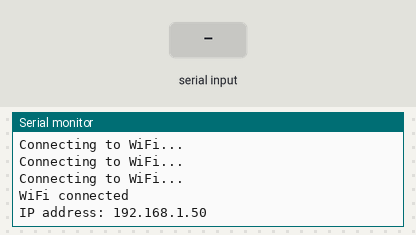
Simulated run of this sketch. Board: ESP8266 (NodeMCU). Parts: the last lines printed to the serial monitor. Inputs (shaded band) come from the test bench. WiFi joins after 1.5 s; servers stay silent unless stated; storage starts empty.

Above: at 3.4 s.
3.5 s: "IP,1\n" received over the second serial link
At 4.7 s:
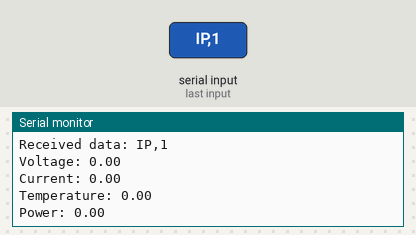
5.0 s: "IP\n" received over the second serial link
At 5.7 s:
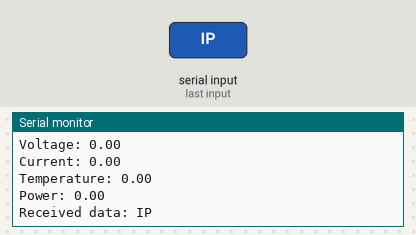
6.5 s: "V:\n" received over the second serial link
At 6.9 s:
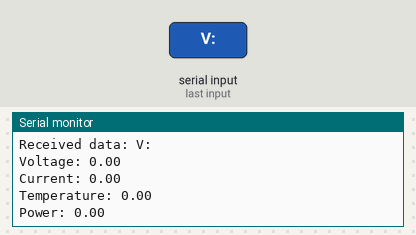

The sketch:

Esp8266.ino
```cpp
  #include <ESP8266WiFi.h>
#include <ESPAsyncTCP.h>
#include <ESPAsyncWebServer.h>
#include <FS.h>
#include <SoftwareSerial.h>

#define RX_PIN D7  // Define RX pin for SoftwareSerial
#define TX_PIN D8  // Define TX pin for SoftwareSerial

SoftwareSerial espSerial(RX_PIN, TX_PIN);  // Create SoftwareSerial object for UART communication

const char* wifi_ssid = "Wis";
const char* wifi_password = "Quy*2002";

AsyncWebServer server(80);

bool wifiConnected = false;

uint8_t buffer[256];  // Buffer for UART data
int dataIndex = 0;  // Index for the buffer

volatile float voltage = 0.0;
volatile float current = 0.0;
volatile float temperature = 0.0;
volatile float power = 0.0;

void setup() {
  Serial.begin(9600);  // Hardware serial for debugging

  if (!SPIFFS.begin()) {
    Serial.println("Failed to mount SPIFFS");
    return;
  } else {
    Serial.println("SPIFFS mounted successfully");
  }

  checkSPIFFSFiles();
  connectToWiFi();
  setupServer();
  server.begin();
}

void loop() {
  if (wifiConnected) {
    handleUART();
  }
  if (WiFi.status() != WL_CONNECTED) {
    wifiConnected = false;
    connectToWiFi();
  }
}

void connectToWiFi() {
  Serial.println("Connecting to WiFi...");
  WiFi.begin(wifi_ssid, wifi_password);
  while (WiFi.status() != WL_CONNECTED) {
    Serial.println("Connecting to WiFi...");
    delay(1000);
  }
  Serial.println("WiFi connected");
  Serial.print("IP address: ");
  Serial.println(WiFi.localIP());
  wifiConnected = true;
  espSerial.begin(9600);
}

void setupServer() {
  server.on("/", HTTP_GET, [](AsyncWebServerRequest *request){
    request->send(SPIFFS, "/index1.html", "text/html");
  });

  // Serve additional HTML files
  server.on("/index1.html", HTTP_GET, [](AsyncWebServerRequest *request){
    request->send(SPIFFS, "/index1.html", "text/html");
  });
  server.on("/index2.html", HTTP_GET, [](AsyncWebServerRequest *request){
    request->send(SPIFFS, "/index2.html", "text/html");
  });
  server.on("/index3.html", HTTP_GET, [](AsyncWebServerRequest *request){
    request->send(SPIFFS, "/index3.html", "text/html");
  });

  // Serve CSS files
  server.on("/css/main.css", HTTP_GET, [](AsyncWebServerRequest *request){
    request->send(SPIFFS, "/css/main.css", "text/css");
  });
  server.on("/css/base.css", HTTP_GET, [](AsyncWebServerRequest *request){
    request->send(SPIFFS, "/css/base.css", "text/css");
  });
  server.on("/css/responsive.css", HTTP_GET, [](AsyncWebServerRequest *request){
    request->send(SPIFFS, "/css/responsive.css", "text/css");
  });

  // Serve JavaScript files
  server.on("/java/script.js", HTTP_GET, [](AsyncWebServerRequest *request){
    request->send(SPIFFS, "/java/script.js", "text/javascript");
  });

  // Serve sensor data
  server.on("/voltage", HTTP_GET, [](AsyncWebServerRequest *request){
    request->send_P(200, "text/plain", String(voltage, 2).c_str());
  });
  server.on("/current", HTTP_GET, [](AsyncWebServerRequest *request){
    request->send_P(200, "text/plain", String(current, 2).c_str());
  });
  server.on("/temperature", HTTP_GET, [](AsyncWebServerRequest *request){
    request->send_P(200, "text/plain", String(temperature, 2).c_str());
  });
  server.on("/power", HTTP_GET, [](AsyncWebServerRequest *request){
    request->send_P(200, "text/plain", String(power, 2).c_str());
  });

  // Command handling routes
  server.on("/start", HTTP_POST, [](AsyncWebServerRequest *request){
    if (request->hasParam("data", true)) {
      String data = request->getParam("data", true)->value();
      data.replace(" ", "\n");
      String formattedData = formatCoordinates(data);
      handleCommand(request, formattedData);
    } else {
      handleCommand(request, "START");
    }
  });
  server.on("/stop", HTTP_POST, [](AsyncWebServerRequest *request){
    handleCommand(request, "STOP");
  });
  server.on("/reset", HTTP_POST, [](AsyncWebServerRequest *request){
    handleCommand(request, "RESET");
  });
  server.on("/low", HTTP_POST, [](AsyncWebServerRequest *request){
    handleCommand(request, "LOW");
  });
  server.on("/medium", HTTP_POST, [](AsyncWebServerRequest *request){
    handleCommand(request, "MEDIUM");
  });
  server.on("/high", HTTP_POST, [](AsyncWebServerRequest *request){
    handleCommand(request, "HIGH");
  });
  server.on("/drill/on", HTTP_POST, [](AsyncWebServerRequest *request){
    handleCommand(request, "ON");
  });
  server.on("/drill/off", HTTP_POST, [](AsyncWebServerRequest *request){
    handleCommand(request, "OFF");
  });
  server.on("/xyz", HTTP_POST, [](AsyncWebServerRequest *request){
    if (request->hasParam("data", true)) {
      String data = request->getParam("data", true)->value();
      handleCommand(request, "xyz," + data);
    } else {
      request->send(400, "text/plain", "Missing data parameter");
    }
  });
}

String formatCoordinates(const String& data) {
  String formattedData;
  int start = 0;
  int end = data.indexOf('\n');

  while (end != -1) {
    formattedData += "GOTO" + data.substring(start, end) + "\n";
    start = end + 1;
    end = data.indexOf('\n', start);
  }

  formattedData += "GOTO" + data.substring(start) + "\n";

  return formattedData;
}

void handleCommand(AsyncWebServerRequest *request, const String& command) {
  Serial.println(command);
  espSerial.println(command);
  request->send(200, "text/plain", "Command sent: " + command);
}

void processReceivedData(char* data) {
  if (strcmp(data, "IP") == 0) {
    espSerial.println(WiFi.localIP().toString());
  } else {
    char* token = strtok(data, ",");
    while (token != NULL) {
      if (strncmp(token, "V:", 2) == 0) {
        voltage = atof(token + 2);
      } else if (strncmp(token, "C:", 2) == 0) {
        current = atof(token + 2);
      } else if (strncmp(token, "T:", 2) == 0) {
        temperature = atof(token + 2);
      } else if (strncmp(token, "P:", 2) == 0) {
        power = atof(token + 2);
      }
      token = strtok(NULL, ",");
    }

    Serial.print("Voltage: ");
    Serial.println(voltage);
    Serial.print("Current: ");
    Serial.println(current);
    Serial.print("Temperature: ");
    Serial.println(temperature);
    Serial.print("Power: ");
    Serial.println(power);
  }
}

void handleUART() {
  while (espSerial.available()) {
    char c = espSerial.read();
    if (isPrintable(c) || c == '\n' || c == '\r') {
      if (c == '\n' || c == '\r') {
        if (dataIndex > 0) {
          buffer[dataIndex] = '\0';
          Serial.print("Received data: ");
          Serial.println((char*)buffer);
          processReceivedData((char*)buffer);
          dataIndex = 0;
        }
      } else {
        if (dataIndex < sizeof(buffer) - 1) {
          buffer[dataIndex++] = c;
        } else {
          Serial.println("Buffer overflow, data reset");
          dataIndex = 0;
        }
      }
    }
  }
}

void checkSPIFFSFiles() {
  const char* files[] = {
    "/index1.html",
    "/index2.html",
    "/index3.html",
    "/css/main.css",
    "/css/base.css",
    "/css/responsive.css",
    "/java/script.js"
  };

  for (int i = 0; i < sizeof(files) / sizeof(files[0]); i++) {
    if (!SPIFFS.exists(files[i])) {
      Serial.printf("%s not found\n", files[i]);
    }
  }
}
```

Measured:
- after the input at 3.5 s, the serial monitor: prints a new line at once (image 1)
- after the input at 5.0 s, the serial monitor: prints a new line at once (image 2)
- after the input at 6.5 s, the serial monitor: prints a new line at once (image 3)
